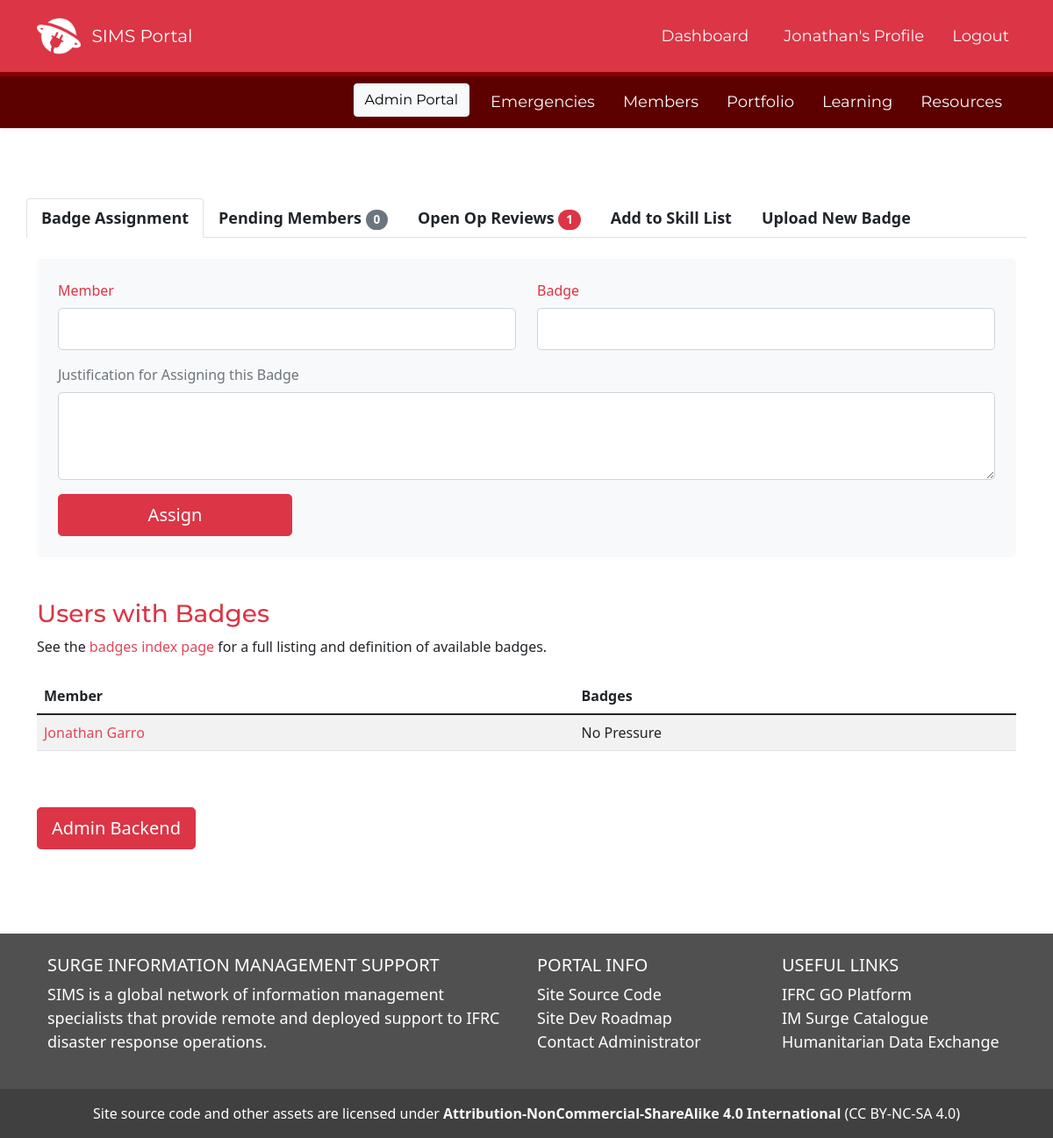
The page /admin_landing (signed in) on the database its author committed.
### SIMS_Portal/models.py (models this page shows, shortened)
class User(db.Model, UserMixin):
	__tablename__ = 'user'
	id = db.Column(db.Integer, primary_key=True)
	firstname = db.Column(db.String(40), nullable=False)
	lastname = db.Column(db.String(40), nullable=False)
	status = db.Column(db.String(20), default='Pending')
	birthday = db.Column(db.Date)
	email = db.Column(db.String(120), unique=True, nullable=False)
	password = db.Column(db.String(60), nullable=False)
	molnix_id = db.Column(db.Integer)
	job_title = db.Column(db.String(120))
	unit = db.Column(db.String(120))
	bio = db.Column(db.Text)
	is_admin = db.Column(db.Boolean, default=False)
	roles = db.Column(db.String(1000))
	languages = db.Column(db.String(1000))
	image_file = db.Column(db.String(20), nullable=False, default='default.png')
	twitter = db.Column(db.String(120))
	slack_id = db.Column(db.String(120))
	github = db.Column(db.String(120))
	linked_in = db.Column(db.String(120))
	messaging_number_country_code = db.Column(db.Integer)
	messaging_number = db.Column(db.Integer)
	ns_id = db.Column(db.Integer, db.ForeignKey('nationalsociety.ns_go_id'))
	assignments = db.relationship('Assignment', backref='assigned_member')
	products = db.relationship('Portfolio', backref='creator', lazy=True)
	skills = db.relationship('Skill', secondary='user_skill', backref='members_with_skill')
	languages = db.relationship('Language', secondary='user_language', backref='members_with_language')
	badges = db.relationship('Badge', secondary='user_badge', backref='members_with_badge')
	working_groups = db.relationship('WorkingGroup', secondary='user_workinggroup', backref='members_with_workinggroup')
	created_at = db.Column(db.DateTime, server_default=func.now())
	updated_at = db.Column(db.DateTime, onupdate=func.now())
	fullname = column_property(firstname + " " + lastname)
	@hybrid_property
	def fullname(self):
		return self.firstname + " " + self.lastname

### SIMS_Portal/main/routes.py (the view, shortened to what this page needs)
@main.route('/admin_landing', methods=['GET', 'POST'])
@login_required
def admin_landing():
	badge_form = BadgeAssignmentForm()
	skill_form = SkillCreatorForm()
	badge_upload_form = NewBadgeUploadForm()
	if request.method == 'GET' and current_user.is_admin == 1:
		open_reviews = db.session.query(Review, Emergency).join(Emergency, Emergency.id == Review.emergency_id).filter(Review.status == 'Open').all()
		pending_users = db.session.query(User, NationalSociety).join(NationalSociety, NationalSociety.ns_go_id == User.ns_id).filter(User.status=='Pending').all()
		all_users = db.session.query(User, NationalSociety).join(NationalSociety, NationalSociety.ns_go_id == User.ns_id).filter(User.status == 'Active').order_by(User.firstname).all()
		assigned_badges = db.engine.execute("SELECT u.id, u.firstname, u.lastname, GROUP_CONCAT(b.name, ', ') as badges FROM user u JOIN user_badge ub ON ub.user_id = u.id JOIN badge b ON b.id = ub.badge_id WHERE u.status = 'Active' GROUP BY u.id ORDER BY u.firstname")
		all_skills = db.session.query(Skill.name, Skill.category).order_by(Skill.category, Skill.name).all()
		return render_template('admin_landing.html', pending_users=pending_users, all_users=all_users, badge_form=badge_form, assigned_badges=assigned_badges, skill_form=skill_form, all_skills=all_skills, badge_upload_form=badge_upload_form, open_reviews=open_reviews)
	else:
		list_of_admins = db.session.query(User).filter(User.is_admin==1).all()
		return render_template('errors/403.html', list_of_admins=list_of_admins), 403

### SIMS_Portal/main/forms.py
class BadgeAssignmentForm(FlaskForm):
	user_name = QuerySelectField('Member', query_factory=lambda:User.query.order_by(User.firstname).filter(User.status == 'Active').all(), get_label='fullname', allow_blank=True)
	badge_name = QuerySelectField('Badge', query_factory=lambda:Badge.query.order_by(Badge.name).all(), get_label='name', allow_blank=True)
	assigner_justify = StringField('Justification for Assigning this Badge', widget=TextArea(), validators=[DataRequired()], render_kw={'style':'height: 100px'})
	submit_badge = SubmitField('Assign')

class SkillCreatorForm(FlaskForm):
	name = StringField('Skill Name')
	category = SelectField('Skill Category', choices=['Geospatial', 'Mobile Data Collection', "Graphic Design", 'Data Visualization', 'Web Development', 'Coding', 'Data Management', 'Information Analysis'])
	submit_skill = SubmitField('Add Skill')

### SIMS_Portal/models.py (called while the page is built)
@login_manager.user_loader
def load_user(user_id):
	return User.query.get(int(user_id))

### SIMS_Portal/templates/admin_landing.html (shortened to what this page needs)
{% extends "layout.html" %}
{% block content %}
<div class="container">
	<div class='row my-5'>
		<ul class="nav nav-tabs" id="adminNav" role="tablist">
			<li class="nav-item" role="presentation">
			<button class="nav-link active text-dark fw-bold" id="badge-assignment-tab" data-bs-toggle="tab" data-bs-target="#badge-assignment" type="button" role="tab" aria-controls="badge-assignment" aria-selected="true">Badge Assignment</button>
			</li>
			<li class="nav-item" role="presentation">
			<button class="nav-link text-dark fw-bold" id="pending-members-tab" data-bs-toggle="tab" data-bs-target="#pending-members" type="button" role="tab" aria-controls="pending-members" aria-selected="false">Pending Members {% if pending_users|length > 0 %}<span class="badge rounded-pill bg-danger" id="smallbadge">{% else %}<span class="badge rounded-pill bg-secondary" id="smallbadge">{% endif %} {{pending_users|length}}</span></button>
			</li>
			<li class="nav-item" role="presentation">
			<button class="nav-link text-dark fw-bold" id="open-reviews-tab" data-bs-toggle="tab" data-bs-target="#open-reviews" type="button" role="tab" aria-controls="open-reviews" aria-selected="false">Open Op Reviews {% if open_reviews|length > 0 %}<span class="badge rounded-pill bg-danger" id="smallbadge">{% else %}<span class="badge rounded-pill bg-secondary" id="smallbadge">{% endif %} {{open_reviews|length}}</span></button>
			</li>
			<li class="nav-item" role="presentation">
			<button class="nav-link text-dark fw-bold" id="skill-list-tab" data-bs-toggle="tab" data-bs-target="#skill-list" type="button" role="tab" aria-controls="skill-list" aria-selected="false">Add to Skill List</button>
			</li>
			<li class="nav-item" role="presentation">
			<button class="nav-link text-dark fw-bold" id="upload-badge-tab" data-bs-toggle="tab" data-bs-target="#upload-badge" type="button" role="tab" aria-controls="upload-badge" aria-selected="false">Upload New Badge</button>
			</li>
		</ul>
		<div class="tab-content" id="adminContent">
		  <div class="tab-pane fade show active" id="badge-assignment" role="tabpanel" aria-labelledby="badge-assignment-tab">
			  <br>
			  <form action="" method="POST" enctype="multipart/form-data" class="bg-light text-light p-4 rounded-3" novalidate>
					<div class='row'>
					  <div class='col'>{{ badge_form.user_name.label(class="form-control-label pb-2 text-danger") }}</div>
					  <div class='col'>{{ badge_form.badge_name.label(class="form-control-label pb-2 text-danger") }}</div>
				  </div>
				  <div class='row mb-3'>
					  <div class='col'>{{ badge_form.user_name(class="form-control form-control-lg") }} </div>
					  <div class='col'>{{ badge_form.badge_name(class="form-control form-control-lg") }}</div>
				  </div>
				  <div class='row'>
					  <div class='col'>{{ badge_form.assigner_justify.label(class="form-control-label pb-2 text-secondary") }} </div>
				  </div>
				  <div class='row mb-3'>
					  <div class='col'>{{ badge_form.assigner_justify(class="form-control form-control-lg") }} </div>
				  </div>
				  <div class='row'>
					  <div class='col'>{{ badge_form.submit_badge(class="btn btn-lg btn-danger w-25") }}</div>
				  </div>
				</form>
				<h3 class='text-danger mt-5 Montserrat'>Users with Badges</h3>
				See the <a href='/badges'>badges index page</a> for a full listing and definition of available badges.
				  <table class='table table-striped mt-4'>
					  <thead>
						  <tr>
							  <th>Member</th>
							  <th>Badges</th>
						  </tr>
					  </thead>
					  <tbody>
						  {% for user in assigned_badges %}
							  <tr>
								  <td><a href='/profile/view/{{user.id}}'>{{user.firstname}} {{user.lastname}}</a></td>
								  <td>{{user.badges}}</td>
							  </tr>
						  {% endfor %}
					  </tbody>
				  </table>
		  	</div>
				</div>
			</div>
			<div class='my-5'>
				<a href='/admin'><button class='btn btn-lg btn-danger'>Admin Backend</button></a>
			</div>
		</div>
{% endblock content %}

### SIMS_Portal/templates/layout.html (shortened to what this page needs)
<!DOCTYPE html>
<html lang="en">
<head>
	<link href="https://cdn.jsdelivr.net/npm/bootstrap@5.1.3/dist/css/bootstrap.min.css" rel="stylesheet">
	<link rel="stylesheet" type="text/css" href="https://cdn.datatables.net/1.12.1/css/jquery.dataTables.css">
	<link rel="stylesheet" type="text/css" href="{{ url_for('static', filename='css/main.css') }}">
	<link rel="stylesheet" href="https://cdn.jsdelivr.net/npm/bootstrap-icons@1.8.3/font/bootstrap-icons.css">
	<link rel="stylesheet" href="https://cdn.jsdelivr.net/npm/fullcalendar@5.11.0/main.min.css">
	<link rel="stylesheet" href="https://maxcdn.bootstrapcdn.com/font-awesome/4.7.0/css/font-awesome.min.css">
</head>
<body class="d-flex flex-column min-vh-100" data-spy="scroll" data-target=".card" data-offset="50">
	<header>
	<nav id="navbar_top" class="navbar navbar-expand-md navbar-dark bg-danger navbar-static-top py-3">
	 <div class="container">
		 <img src='/static/assets/img/SIMS-Logo-Dark.png' height='50px'>&nbsp &nbsp
		{% if current_user.is_authenticated %}
			<a class="navbar-brand" href="/dashboard" style="font-family: 'Montserrat';">SIMS Portal </a>
		{% else %}
			<a class="navbar-brand" href="/" style="font-family: 'Montserrat';">Surge Information Management Support</a>
		{% endif %}
	  <div class="collapse navbar-collapse" id="main_nav">
		<ul class="navbar-nav ms-auto">
			{% if current_user.is_authenticated %}
				{% if request.path == '/dashboard' %}
					<li class="nav-item px-3"><button type="button" class="btn btn-light" style="font-family: 'Montserrat';">Dashboard</button></li>
				{% else %}
					<li class="nav-item px-3"><a class="nav-link text-light" href="/dashboard" style="font-family: 'Montserrat';"> Dashboard </a></li>
				{% endif %}
				{% if '/profile_edit/' in request.path %}
				<li class="nav-item px-2"><a class="nav-link text-light" href="/profile" style="font-family: 'Montserrat';"> Your Profile </a></li>
				{% elif request.path == '/profile' %}
					<li class="nav-item px-2"><button type="button" class="btn btn-light" style="font-family: 'Montserrat';">{{ current_user.firstname }}'s Profile</button></li>
				{% else %}
				<li class="nav-item px-2"><a class="nav-link text-light" href="/profile" style="font-family: 'Montserrat';"> {{ current_user.firstname }}'s Profile </a></li>
				{% endif %}
				<li class="nav-item ps-2"><a class="nav-link Montserrat text-light" href="/logout"> Logout </a></li>
			{% endif %}
		</ul>
	  </div>
	</nav>
	{% if current_user.is_authenticated %}
	<nav id="navbar_top_login" class="navbar navbar-expand-sm box-shadow shadow-sm navbar-dark sticky-top mb-2">
	 <div class="container">
	  <div class="collapse navbar-collapse" id="main_nav">
			<ul class="navbar-nav ms-auto">
				{% if current_user.is_admin == 1 %}
					{% if '/admin_landing' in request.path %}
					<li class="nav-item px-2"><button type="button" class="btn btn-light" style="font-family: 'Montserrat';">Admin Portal</button></li>
					{% else %}
					<li class="nav-item px-2"><a class="nav-link text-light" href="/admin_landing" style="font-family: 'Montserrat';">Admin Portal</a></li>
					{% endif %}
				{% endif %}
				{% if '/emergencies/all' in request.path %}
					<li class="nav-item px-2"><button type="button" class="btn btn-light" style="font-family: 'Montserrat';">Emergencies</button></li>
				{% else %}
					<li class="nav-item px-2"><a class="nav-link text-light" href="{{ url_for('emergencies.view_all_emergencies')}}" style="font-family: 'Montserrat';">Emergencies</a></li>
				{% endif %}
				{% if '/members/all' in request.path %}
					<li class="nav-item px-2"><button type="button" class="btn btn-light" style="font-family: 'Montserrat';">Members</button></li>
				{% else %}
					<li class="nav-item px-2"><a class="nav-link text-light" href="{{ url_for('users.members_all')}}" style="font-family: 'Montserrat';">Members</a></li>
				{% endif %}
				{% if '/all_products' in request.path %}
					<li class="nav-item px-2"><button type="button" class="btn btn-light" style="font-family: 'Montserrat';">Portfolio</button></li>
				{% else %}
					<li class="nav-item px-2"><a class="nav-link text-light" href="{{ url_for('portfolios.all_products')}}" style="font-family: 'Montserrat';">Portfolio</a></li>
				{% endif %}
				{% if '/learning' in request.path %}
					<li class="nav-item px-2"><button type="button" class="btn btn-light" style="font-family: 'Montserrat';">Learning</button></li>
				{% else %}
					<li class="nav-item px-2"><a class="nav-link text-light" href="{{ url_for('main.learning')}}" style="font-family: 'Montserrat';">Learning</a></li>
				{% endif %}
				{% if '/resources' in request.path %}
					<li class="nav-item px-2"><button type="button" class="btn btn-light" style="font-family: 'Montserrat';">Resources</button></li>
				{% else %}
					<li class="nav-item px-2"><a class="nav-link text-light" href="{{ url_for('main.resources')}}" style="font-family: 'Montserrat';">Resources</a></li>
				{% endif %}
			</ul>
		</div>
	  </div>
	</nav>
	{% endif %}
	</header>
	{% block content %}{% endblock %}
	<br><br>
	<footer class="text-white text-center text-lg-start mt-auto" style='background: #505050'>
	  <div class="container p-4">
		<div class="row">
		  <div class="col-lg-6 col-md-12 mb-4 mb-md-0">
			<h5 class="text-uppercase">Surge Information Management Support</h5>
			<p>
			  SIMS is a global network of information management specialists that provide remote and deployed support to IFRC disaster response operations.
			</p>
		  </div>
		  <div class="col-lg-3 col-md-6 mb-4 mb-md-0">
			<h5 class="text-uppercase">Portal Info</h5>
			<ul class="list-unstyled mb-0">
			  <li>
				<a href="https://github.com/JonathanGarro/SIMS-Portal-Neo" class="text-white">Site Source Code</a>
			  </li>
			  <li>
				<a href="https://trello.com/b/zzwVdwoY/sims-portal-development-roadmap" class="text-white">Site Dev Roadmap</a>
			  </li>
			  <li>
				<a href="#!" class="text-white">Contact Administrator</a>
			  </li>
			</ul>
		  </div>
		  <div class="col-lg-3 col-md-6 mb-4 mb-md-0">
			  <h5 class="text-uppercase">Useful Links</h5>
			  <ul class="list-unstyled mb-0">
				<li>
				  <a href="https://go.ifrc.org" class="text-white">IFRC GO Platform</a>
				</li>
				<li>
				  <a href="https://go.ifrc.org/deployments/catalogue/infoMgt" class="text-white">IM Surge Catalogue</a>
				</li>
				<li>
				  <a href="https://data.humdata.org" class="text-white">Humanitarian Data Exchange</a>
				</li>
			  </ul>
			</div>
		</div>
	  </div>
	  <div class="text-center p-3" style="background-color: rgba(0, 0, 0, 0.2);">
		Site source code and other assets are licensed under <a href='http://creativecommons.org/licenses/by-nc-sa/4.0/' class='text-light fw-bold'> Attribution-NonCommercial-ShareAlike 4.0 International</a> (CC BY-NC-SA 4.0)
	  </div>
	</footer>
</body>
</html>

### SIMS_Portal/static/css/main.css (style rules this page uses)
a { text-decoration: none; color: #df4759 }
a:link { text-decoration: none; color: #df4759 }
body { position: relative; }
p { font-size: 18px; font: Verdana; }
li { font-size: 18px; }
#navbar_top_login { background: #5c0000 !important; }
#navbar_top { border-bottom: 5px solid #890000; }
.Montserrat { font-family: 'Montserrat'; }

### rows shown on the page
User: firstname "Jonathan", lastname "Garro", badges "No Pressure"

### other values the page prints
{{ pending_users|length }} "0"
{{ open_reviews|length }} "1"
